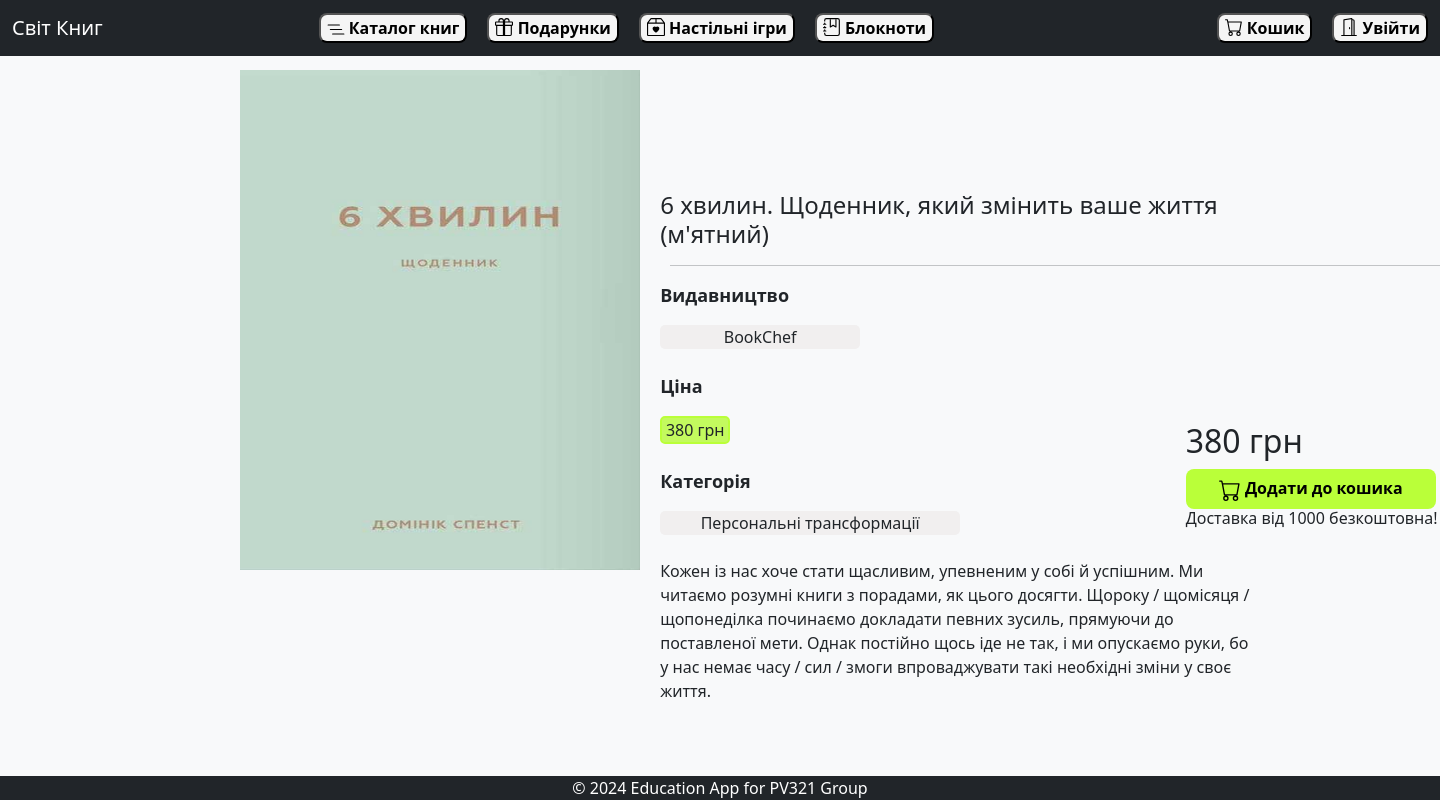
Page /other/1/ on the committed database.
### books/models.py (models this page shows, shortened)
class Other(models.Model):
    title = models.CharField(max_length=200)
    edition = models.CharField(max_length=100)
    description = models.TextField(max_length=500)
    price = models.IntegerField(null=True, blank=True)
    category = models.CharField(max_length=100)
    is_game = models.BooleanField(default=False)
    is_gift = models.BooleanField(default=False)
    is_notebook = models.BooleanField(default=False)
    photo = models.ImageField(upload_to='images/', blank=True, null=True)

### books/views.py (the view)
# urls.py: path('other/<int:id>/', views.other_detail, name='other_detail'),
def other_detail(request,id):
    other = get_object_or_404(Other, id=id)
    return render(request, 'books/other_detail.html', {'other': other})

### books/templates/books/other_detail.html (shortened to what this page needs)
<!DOCTYPE html>
<html lang="en">
<head>
    <link href="https://cdn.jsdelivr.net/npm/bootstrap@5.3.0-alpha3/dist/css/bootstrap.min.css" rel="stylesheet">
</head>
<body >
    {% extends 'base.html' %}
    {% block content %}
    <div class="containerDiv">
    <div class="detailsDiv" style="margin-top: 1%;">
        <img src="{{other.photo.url}}" alt="..." width="400px" height="500px">
        <div class="details">
          <h4>{{other.title}}</h4>
          <hr style="width: 800px; margin-left: 10px;">
          <p class="detailP">Видавництво</p>
          <div class="detailDivs" style=" width: 200px; text-align: center; border-radius: 5px;">
            {{other.edition}}
          </div>
          <br>
          <p class="detailP">Ціна</p>
          <div class="detailDivs" style="background-color:#c3fa5e; width: 70px;border: 2px solid #BAFF39;">
            {{other.price}} грн
          </div>
          <br>
          <p class="detailP">Категорія</p>
          <div class="detailDivs" style="width: 300px;">
           {{other.category}}
          </div>
          <br>
          <p>{{other.description}}</p>
        </div>
    </div>
    <div class="priceDiv" style="margin-top: -21%;">
        <h2>{{other.price}} грн</h2>
        <button class="btnStyle">
            <a style="color: black; text-decoration: none; font-weight: bolder;" href="{% url 'add_to_cart' 'Other' other.id %}">Додати до кошика</a>
        </button>
        <h6>Доставка від 1000 безкоштовна!</h6>
    </div>
  </div>
     {% endblock %}

### books/static/style.css (style rules this page uses)
body { background-color: #f8f9fa; }
.containerDiv { width: 98%; margin-left: 1%; margin-top: 1%; }
.detailsDiv { width: 84%; margin-left: 16%; margin-top: -24%; }
.details { margin-left: 420px; margin-top: -32%; width: 50%; }
.detailDivs { background-color: rgb(241, 239, 239); text-align: center; border-radius: 5px; }
.detailP { font-weight: bolder; font-size: 18px; }
.priceDiv { margin-left: 83%; width: 30%; margin-top: -31%; }
.btnStyle { border: none; background-color: #BAFF39; border-radius: 8px; height: 40px; width: 250px; font-weight: bolder; }

### rows in the picture
Other: photo (picture), title "6 хвилин. Щоденник, який змінить ваше життя (м'ятний)", edition "BookChef", price "380", category "Персональні трансформації", description "Кожен із нас хоче стати щасливим, упевненим у собі й успішним. Ми читаємо розумні книги з порадами, як цього досягти. Щороку / щомісяця / щопонеділка починаємо докладати певних зусиль, прямуючи до поставленої мети. Однак постійно щось іде не так, і ми опускаємо руки, бо у нас немає часу / сил / змоги впроваджувати такі необхідні зміни у своє життя."
